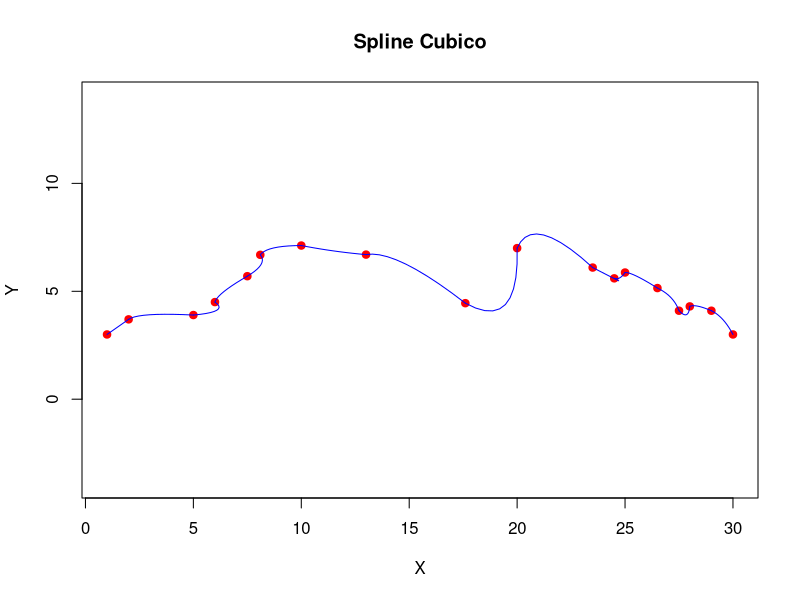

Write the R code that produced this figure.
#Calculo del error de interpolaci?n
error<-function(x,f,s,n)
{
  err<-0
  sol<-0
  ans<-0
  for(i in 1:n)
  {
    h<-max(x[i+1]-x[i])
    err=h^(3/2)
    ans = f(x[i])-s[i]
    if(!is.null((ans< err))||!is.null((ans==err)))
    {
      sol[i]=ans
    }
  }
  return(sol)
}

#Imprime los resultados pertinentes
tabla<-function(x,y,err)
{
  datos<-data.frame(cbind(x,y,err))
  colnames(datos)<-c('X','Spline','Error')
  print(datos)
}

#Calculo del tama?o de paso "h"
#De la forma que h(i) = x(i+i) - x(i)
calHi<-function(x)
{
  n = length(x)
  h <- (c(x,0) - c(0,x))[2:n]
  return (h)
}

#Calculo de la matriz A que hace parte del sistema de ecuaciones As=B
#Es de la forma que cuando esta en la iteraci?n i
#Cuando (i,j) i = j = 2(hi+hi+1)
#Cuando (i,j-1) = hi
#Cuando (i,j+1) = hi+1
matrizA<-function(h,a,x)
{
  n = length(x)
  alph <- (3/c(1,h,1,1)*(c(a,1,1) - c(1,a,1)) - 3/c(1,1,h,1)*(c(1,a,1)-c(1,1,a)))[3:n]
  A <- c(1,rep(0,times=n-1))
  for (i in 1:(n-2)) {
    A <- rbind(A,c( rep(0,times=i-1) , c(h[i],2*(h[i]+h[i+1]),h[i+1]) , rep(0,times=n-i-2) ) )
  }
  A <- rbind(A,c(rep(0,times=n-1),1))

  return(A)
}

#Calculo de la matriz B que hace parte del sistema de ecuaciones As=B
#Es de la forma que cuando esta en la iteraci?n i
#Cuando (i,1) = 6((yi+2-yi+1)/hi+1-(yi+1-yi)/hi)
matrizB<-function(h,a,x)
{
  n = length(x)
  alph <- (3/c(1,h,1,1)*(c(a,1,1) - c(1,a,1)) - 3/c(1,1,h,1)*(c(1,a,1)-c(1,1,a)))[3:n]
  b <- c(0,alph,0)
  return (b)
}

#Despeje de la ecuaci?n de la forma AS=B en el cual obtenemos los valores de Spline
#que nos ayudar? a calcular los polinomios de interpolaci?n
calS<-function(A,b)
{
  c <- solve(A, b)
  return(c)
}

#Calculo de los coeficientes del polinomio de interpolaci?n Spline
#Recibe los spline del despeje de la ecuaci?n As=B
#los valores en X, Y y el tama?o de paso (h)
sNormal<-function(a,c,h,x)
{
  n = length(x)
  b <- ((c(a,0) - c(0,a))/c(1,h,1) - c(1,h,1)/3*(c(c,0) + 2*c(0,c)))[2:n]
  d <- ((c(c,0) - c(0,c))/(3*c(1,h,1)))[2:n]

  ans = rbind(a[1:n-1],b,c[1:n-1],d)
}

#Splie cubico, llama a las respectivas funciones para que la interpolacion funcione
sCubico<-function(x,y)
{
  h<-calHi(x)
  A<-matrizA(h,y,x)
  B<-matrizB(h,y,x)
  S<-calS(A,B)
  sNormal(y,S,h,x)
}

#Funcion que llama a las funciones de interpolar
#Graficar y calcular el error
splineCubico<-function(x,y)
{
  plot(x,y, pch=19, cex=1, col = "red", asp = 1, xlab="X", ylab = "Y", main = "Spline Cubico")
  f = splinefun(x,y,method = "natural", ties = mean)
  t = 1:length(x)
  sx = sCubico(t,x)
  sy = sCubico(t,y)
  for (i in 1:(length(t)-1)) {
    dat<- data.frame(t=seq(t[i],t[i+1], by=0.1) )
    fx <- function(x) (sx[1,i] + sx[2,i]*(x-t[i]) + sx[3,i]*(x-t[i])^2 + sx[4,i]*(x-t[i]))
    fy <- function(x) (sy[1,i] + sy[2,i]*(x-t[i]) + sy[3,i]*(x-t[i])^2 + sy[4,i]*(x-t[i]))
    dat$y=fy(dat$t)
    dat$x=fx(dat$t)
    points(dat$x,dat$y,type='l', col='blue')
    err=error(dat$x,f,dat$y,length(dat$x))
    tabla(dat$x,dat$y,err)
  }
}

x=c(1,2,5,6,7.5,8.1,10,13,17.6,20,23.5,24.5,25,26.5,27.5,28,29,30)
y=c(3,3.7,3.9,4.5,5.7,6.69,7.12,6.7,4.45,7,6.1,5.6,5.87,5.15,4.1,4.3,4.1,3)

x1=c(14.6, 14.7, 14.6, 14.8, 15.2, 15.6, 15.7, 17.0, 17.6, 17.5, 17.3, 16.8, 15.4, 14.8, 14.4, 14.5, 15.0, 15.1, 15.0, 14.9, 14.6, 14.3, 14.0, 13.9, 13.8, 13.5, 13.1, 13.0, 13.3, 13.2, 13.1, 12.9, 12.4, 11.9, 11.7, 11.6, 11.3, 10.9, 10.7, 10.6, 10.6, 10.1, 9.7, 9.4, 9.3, 9.6, 9.9, 10.1, 10.2, 10.3, 9.10, 8.6, 7.5, 7.0, 6.7, 6.6, 7.70, 8.00, 8.10, 8.40,              9.00, 9.30, 10, 10.2, 10.3, 10.0, 9.50)
y1=c(14.7, 14.0, 13.4, 12.3, 11.0, 10.5, 10.2, 8.20, 7.10, 6.70, 6.60, 6.80, 8.30, 8.80, 9.30, 8.80, 6.30, 5.50, 5.00, 4.70, 4.60, 4.50, 4.90, 5.40, 5.80, 6.90, 8.20, 7.60, 5.80, 4.50, 4.30, 3.90, 4.20, 5.70, 7.00, 7.90, 8.20, 7.30, 6.70, 5.50, 5.10, 4.60, 4.7, 5.0, 5.5, 7.2, 7.8, 8.60, 9.40, 10.0, 10.7, 9.9, 9.0, 9.1, 9.3, 9.7, 11.7, 12.3, 12.5, 13.0,              13.9, 14.9, 16, 16.4, 16.8, 10.7, 11.0)
splineCubico(x,y)
